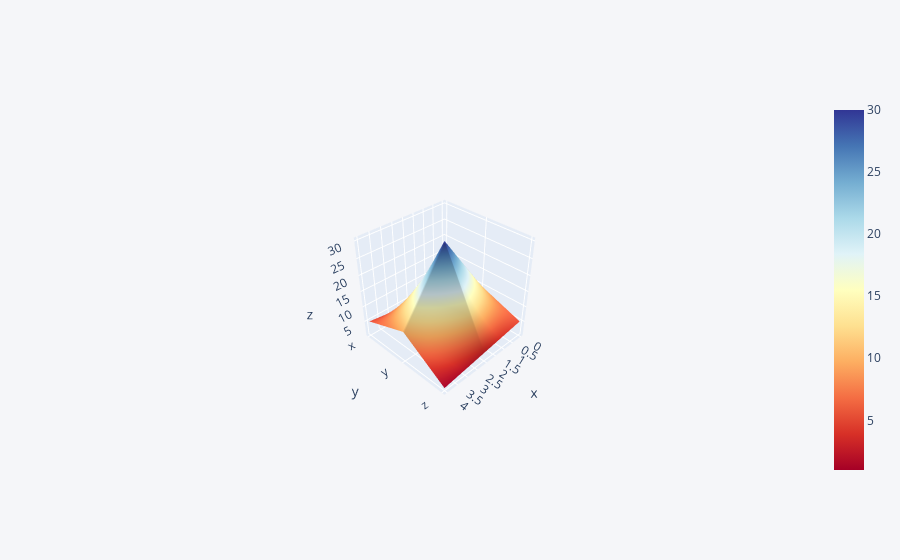

This figure's notebook cell:
### Markdown cell above
## 3d Surface

### Code cell
df3 = pd.DataFrame({'x':[1,2,3,4,5],'y':[10,20,30,20,10],'z':[5,4,3,2,1]})
df3.iplot(kind='surface',colorscale='rdylbu')

### Figure 1 — Plotly figure (JSON) as saved in the notebook; plotly's stock layout.template omitted (floating-point values rounded to 4 significant figures)
{"data": [{"colorscale": [[0, "rgb(165,0,38)"], [0.1, "rgb(215,48,39)"], [0.2, "rgb(244,109,67)"], [0.3, "rgb(253,174,97)"], [0.4, "rgb(254,224,144)"], [0.5, "rgb(255,255,191)"], [0.6, "rgb(224,243,248)"], [0.7, "rgb(171,217,233)"], [0.8, "rgb(116,173,209)"], [0.9, "rgb(69,117,180)"], [1, "rgb(49,54,149)"]], "type": "surface", "x": [0, 1, 2, 3, 4], "y": ["x", "y", "z"], "z": [[1, 2, 3, 4, 5], [10, 20, 30, 20, 10], [5, 4, 3, 2, 1]]}], "layout": {"autosize": true, "legend": {"bgcolor": "#F5F6F9", "font": {"color": "#4D5663"}}, "paper_bgcolor": "#F5F6F9", "plot_bgcolor": "#F5F6F9", "scene": {"aspectmode": "auto", "aspectratio": {"x": 1, "y": 1, "z": 1}, "camera": {"center": {"x": 0, "y": 0, "z": 0}, "eye": {"x": 2.231, "y": 2.231, "z": 2.231}, "projection": {"type": "perspective"}, "up": {"x": 0, "y": 0, "z": 1}}}, "title": {"font": {"color": "#4D5663"}}, "xaxis": {"gridcolor": "#E1E5ED", "showgrid": true, "tickfont": {"color": "#4D5663"}, "title": {"font": {"color": "#4D5663"}, "text": ""}, "zerolinecolor": "#E1E5ED"}, "yaxis": {"gridcolor": "#E1E5ED", "showgrid": true, "tickfont": {"color": "#4D5663"}, "title": {"font": {"color": "#4D5663"}, "text": ""}, "zerolinecolor": "#E1E5ED"}}}
